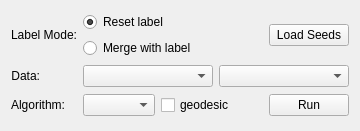
<?xml version="1.0" encoding="UTF-8"?>
<ui version="4.0">
 <class>GraphSegWidget</class>
 <widget class="QWidget" name="GraphSegWidget">
  <property name="geometry">
   <rect>
    <x>0</x>
    <y>0</y>
    <width>360</width>
    <height>131</height>
   </rect>
  </property>
  <property name="windowTitle">
   <string>Form</string>
  </property>
  <layout class="QGridLayout" name="gridLayout">
   <item row="0" column="0">
    <widget class="QLabel" name="label_25">
     <property name="sizePolicy">
      <sizepolicy hsizetype="Fixed" vsizetype="Fixed">
       <horstretch>0</horstretch>
       <verstretch>0</verstretch>
      </sizepolicy>
     </property>
     <property name="text">
      <string>Label Mode:</string>
     </property>
     <property name="alignment">
      <set>Qt::AlignRight|Qt::AlignTrailing|Qt::AlignVCenter</set>
     </property>
    </widget>
   </item>
   <item row="0" column="1">
    <layout class="QHBoxLayout" name="horizontalLayout_3">
     <item>
      <layout class="QVBoxLayout" name="verticalLayout">
       <item>
        <widget class="QRadioButton" name="resetLabelRadio">
         <property name="toolTip">
          <string extracomment="Set the current label to the segmentation result."/>
         </property>
         <property name="text">
          <string>Reset label</string>
         </property>
         <property name="checked">
          <bool>true</bool>
         </property>
        </widget>
       </item>
       <item>
        <widget class="QRadioButton" name="mergeLabelRadio">
         <property name="toolTip">
          <string extracomment="Add the segmentation result to the current label."/>
         </property>
         <property name="text">
          <string>Merge with label</string>
         </property>
        </widget>
       </item>
      </layout>
     </item>
     <item>
      <spacer name="horizontalSpacer_2">
       <property name="orientation">
        <enum>Qt::Horizontal</enum>
       </property>
       <property name="sizeHint" stdset="0">
        <size>
         <width>40</width>
         <height>20</height>
        </size>
       </property>
      </spacer>
     </item>
     <item>
      <widget class="QPushButton" name="loadSeedsButton">
       <property name="toolTip">
        <string>load seeding for segmentation from a file</string>
       </property>
       <property name="text">
        <string>Load Seeds</string>
       </property>
      </widget>
     </item>
    </layout>
   </item>
   <item row="1" column="0">
    <widget class="QLabel" name="label_24">
     <property name="sizePolicy">
      <sizepolicy hsizetype="Fixed" vsizetype="Fixed">
       <horstretch>0</horstretch>
       <verstretch>0</verstretch>
      </sizepolicy>
     </property>
     <property name="text">
      <string>Data:</string>
     </property>
     <property name="alignment">
      <set>Qt::AlignRight|Qt::AlignTrailing|Qt::AlignVCenter</set>
     </property>
    </widget>
   </item>
   <item row="1" column="1">
    <layout class="QHBoxLayout" name="horizontalLayout_4">
     <item>
      <widget class="QComboBox" name="graphsegSourceBox">
       <property name="sizePolicy">
        <sizepolicy hsizetype="MinimumExpanding" vsizetype="Fixed">
         <horstretch>0</horstretch>
         <verstretch>0</verstretch>
        </sizepolicy>
       </property>
       <property name="toolTip">
        <string>segmentation data source</string>
       </property>
      </widget>
     </item>
     <item>
      <widget class="QComboBox" name="graphsegSimilarityBox">
       <property name="sizePolicy">
        <sizepolicy hsizetype="MinimumExpanding" vsizetype="Fixed">
         <horstretch>0</horstretch>
         <verstretch>0</verstretch>
        </sizepolicy>
       </property>
      </widget>
     </item>
    </layout>
   </item>
   <item row="2" column="0">
    <widget class="QLabel" name="label_23">
     <property name="sizePolicy">
      <sizepolicy hsizetype="Fixed" vsizetype="Fixed">
       <horstretch>0</horstretch>
       <verstretch>0</verstretch>
      </sizepolicy>
     </property>
     <property name="text">
      <string>Algorithm:</string>
     </property>
     <property name="alignment">
      <set>Qt::AlignRight|Qt::AlignTrailing|Qt::AlignVCenter</set>
     </property>
    </widget>
   </item>
   <item row="2" column="1">
    <layout class="QHBoxLayout" name="horizontalLayout_2">
     <item>
      <widget class="QComboBox" name="graphsegAlgoBox">
       <property name="sizePolicy">
        <sizepolicy hsizetype="MinimumExpanding" vsizetype="Fixed">
         <horstretch>0</horstretch>
         <verstretch>0</verstretch>
        </sizepolicy>
       </property>
       <property name="toolTip">
        <string>segmentation algorithm</string>
       </property>
      </widget>
     </item>
     <item>
      <widget class="QCheckBox" name="graphsegGeodCheck">
       <property name="toolTip">
        <string>use geodesic weights</string>
       </property>
       <property name="text">
        <string>geodesic</string>
       </property>
      </widget>
     </item>
     <item>
      <spacer name="horizontalSpacer">
       <property name="orientation">
        <enum>Qt::Horizontal</enum>
       </property>
       <property name="sizeHint" stdset="0">
        <size>
         <width>40</width>
         <height>20</height>
        </size>
       </property>
      </spacer>
     </item>
     <item>
      <widget class="QPushButton" name="graphsegGoButton">
       <property name="toolTip">
        <string>run segmentation</string>
       </property>
       <property name="text">
        <string>Run</string>
       </property>
       <property name="icon">
        <iconset resource="../gerbil.qrc">
         <normaloff>:/toolbar/run</normaloff>:/toolbar/run</iconset>
       </property>
       <property name="iconSize">
        <size>
         <width>16</width>
         <height>16</height>
        </size>
       </property>
      </widget>
     </item>
    </layout>
   </item>
  </layout>
 </widget>
 <resources>
  <include location="../gerbil.qrc"/>
 </resources>
 <connections/>
</ui>
